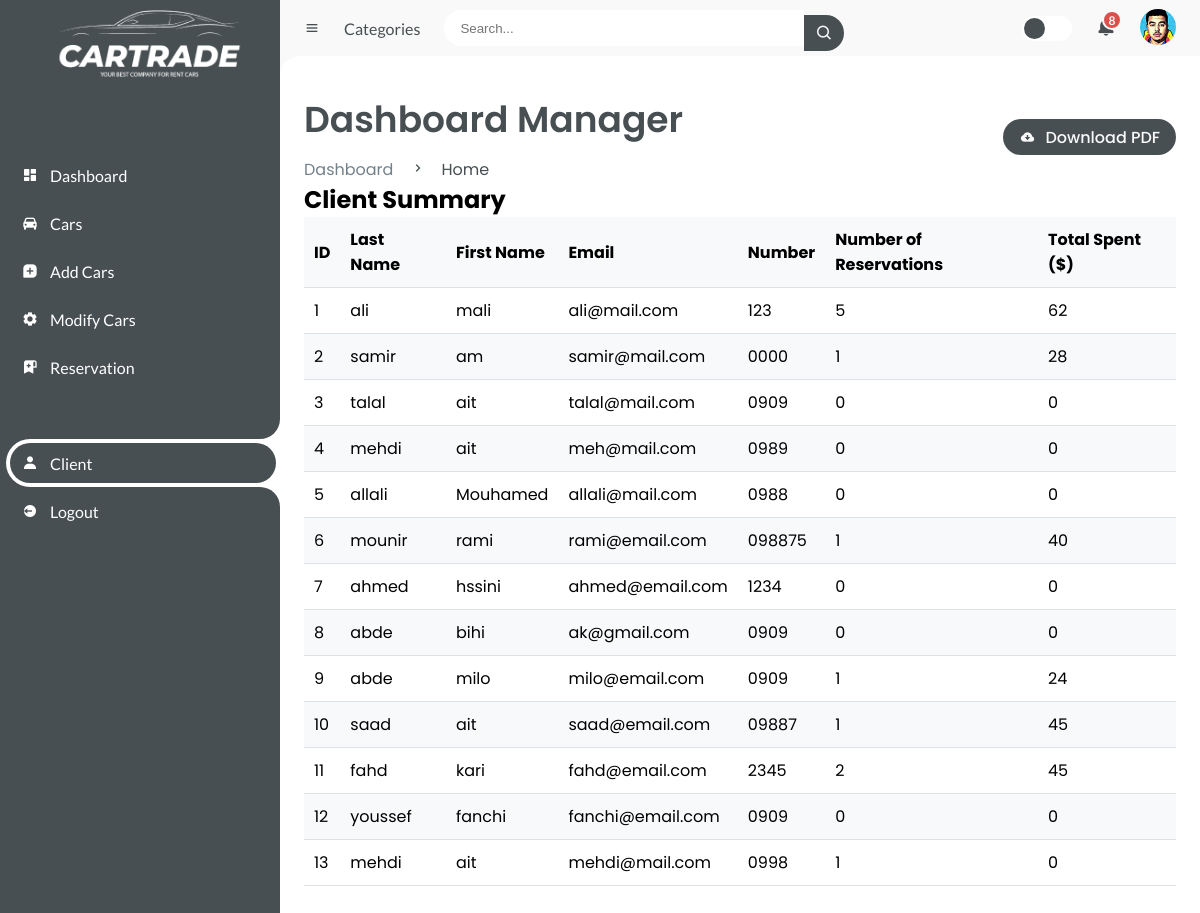
Before: /client_summary with the older database file.
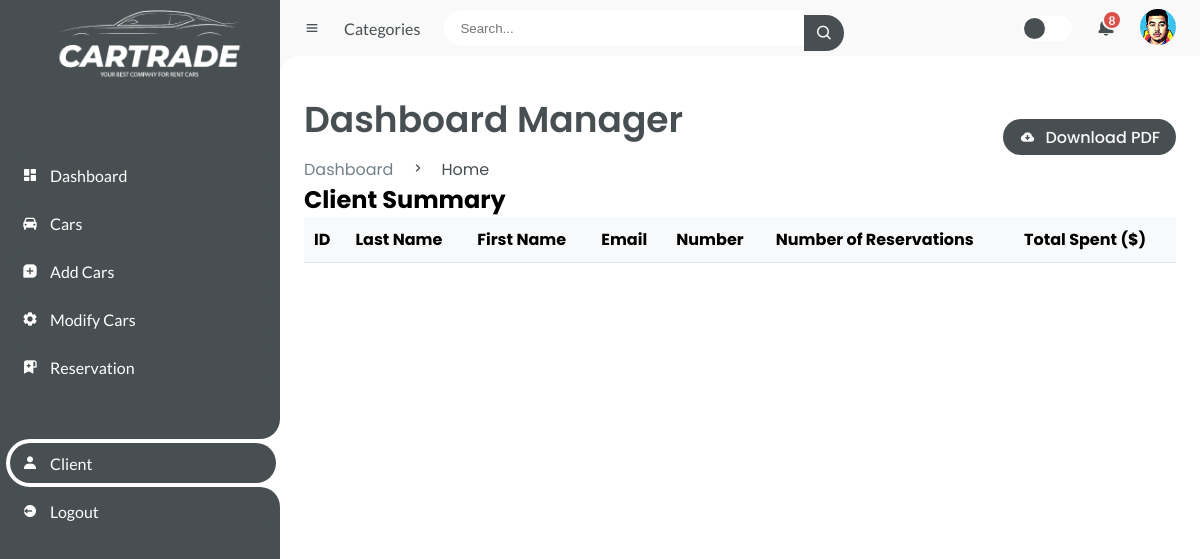
After: the same page with the newer database file.
### tables this page shows
CREATE TABLE client (
                id_client INTEGER PRIMARY KEY AUTOINCREMENT,
                nom TEXT NOT NULL,
                prenom TEXT NOT NULL,
                email TEXT NOT NULL,
                telephone TEXT NOT NULL);

### app.py (the view)
@app.route('/client_summary')
def client_summary():
    conn = sqlite3.connect('loc.db')
    cursor = conn.cursor()
    cursor.execute("SELECT * FROM client")
    clients = cursor.fetchall()
    client_summaries = []
    for client in clients:
        client_id = client[0]
        nom = client[1]
        prenom = client[2]
        email = client[3]
        telephone = client[4]
        cursor.execute("SELECT COUNT(*) FROM reservation WHERE id_client=?", (client_id,))
        num_reservations = cursor.fetchone()[0]
        cursor.execute("""
            SELECT SUM(voiture.prix)
            FROM reservation
            JOIN voiture ON reservation.id_voiture = voiture.id_voiture
            WHERE reservation.id_client=? AND reservation.status != 'Refused'
        """, (client_id,))
        total_spent = cursor.fetchone()[0] or 0  # Handle None (no reservations)
        summary = {
            'id': client_id,
            'nom': nom,
            'prenom': prenom,
            'email': email,
            'telephone': telephone,
            'num_reservations': num_reservations,
            'total_spent': total_spent
        }
        client_summaries.append(summary)
    conn.close()
    return render_template('client_summary.html', client_summaries=client_summaries)

### templates/client_summary.html (shortened to what this page needs)
<!DOCTYPE html>
<html lang="en">
  <head>
    <link
      href="https://unpkg.com/boxicons@2.0.9/css/boxicons.min.css"
      rel="stylesheet"
    />
    <link
      rel="stylesheet"
      type="text/css"
      href="{{ url_for('static', filename='styleman.css') }}"
    />
  </head>
  <body>
    <section id="sidebar">
      <a href="/" class="brand">
        <img src="{{ url_for('static', filename= 'photo/hhhh.png')}}" alt="" />
      </a>
      <ul class="side-menu top">
        <li>
          <a href="/home">
            <i class="bx bxs-dashboard"></i>
            <span class="text">Dashboard</span>
          </a>
        </li>
        <li>
          <a href="/manager_cars">
            <i class="bx bxs-car"></i>
            <span class="text">Cars</span>
          </a>
        </li>
        <li>
          <a href="/manager_dashboard">
            <i class="bx bxs-message-square-add"></i>
            <span class="text">Add Cars</span>
          </a>
        </li>
        <li>
          <a href="#">
            <i class="bx bxs-cog"></i>
            <span class="text">Modify Cars</span>
          </a>
        </li>
        <li>
          <a href="/reservations">
            <i class="bx bxs-bookmark-alt-plus"></i>
            <span class="text">Reservation</span>
          </a>
        </li>
      </ul>
      <ul class="side-menu">
        <li class="active">
          <a href="#">
            <i class="bx bxs-user"></i>
            <span class="text">Client</span>
          </a>
        </li>
        <li>
          <a href="/" class="logout">
            <i class="bx bxs-log-out-circle"></i>
            <span class="text">Logout</span>
          </a>
        </li>
      </ul>
    </section>
    <section id="content">
      <nav>
        <i class="bx bx-menu"></i>
        <a href="#" class="nav-link">Categories</a>
        <form action="#">
          <div class="form-input">
            <input type="search" placeholder="Search..." />
            <button type="submit" class="search-btn">
              <i class="bx bx-search"></i>
            </button>
          </div>
        </form>
        <label for="switch-mode" class="switch-mode"></label>
        <a href="#" class="notification">
          <span class="num">8</span>
        </a>
        <a href="/manager_profile" class="profile">
          <img
            src="{{ url_for('static', filename= 'photo/img/talal.png')}}"
            alt=""
          />
        </a>
      </nav>
      <main>
        <div class="head-title">
          <div class="left">
            <h1>Dashboard Manager</h1>
            <ul class="breadcrumb">
              <li>
                <a href="#">Dashboard</a>
              </li>
              <li><i class="bx bx-chevron-right"></i></li>
              <li>
                <a class="active" href="#">Home</a>
              </li>
            </ul>
          </div>
          <a href="#" class="btn-download">
            <i class="bx bxs-cloud-download"></i>
            <span class="text">Download PDF</span>
          </a>
        </div>
        <h1>Client Summary</h1>
    <table>
        <thead>
            <tr>
                <th>ID</th>
                <th>Last Name</th>
                <th>First Name</th>
                <th>Email</th>
                <th>Number</th>
                <th>Number of Reservations</th>
                <th>Total Spent ($)</th>
            </tr>
        </thead>
        <tbody>
            {% for summary in client_summaries %}
            <tr>
                <td>{{summary['id']}}</td>
                <td>{{ summary['nom'] }}</td>
                <td>{{ summary['prenom'] }}</td>
                <td>{{ summary['email'] }}</td>
                <td>{{ summary['telephone'] }}</td>
                <td>{{ summary['num_reservations'] }}</td>
                <td>{{ summary['total_spent'] }}</td>
            </tr>
            {% endfor %}
        </tbody>
    </table>
      </main>
    </section>
  </body>
</html>

### templates/client_summary.html (style rules this page uses)
table { width: 100%; border-collapse: collapse; }
thead { background-color: #f8f9fa; }
th { padding: 10px; text-align: left; border-bottom: 1px solid #dee2e6; }

Changed rows visible on the page:
removed client: id "1", nom "ali", prenom "mali", email "ali@mail.com", telephone "123", num_reservations "5", total_spent "62"
removed client: id "2", nom "samir", prenom "am", email "samir@mail.com", telephone "0000", num_reservations "1", total_spent "28"
removed client: id "3", nom "talal", prenom "ait", email "talal@mail.com", telephone "0909", num_reservations "0", total_spent "0"
removed client: id "4", nom "mehdi", prenom "ait", email "meh@mail.com", telephone "0989", num_reservations "0", total_spent "0"
removed client: id "5", nom "allali", prenom "Mouhamed", email "allali@mail.com", telephone "0988", num_reservations "0", total_spent "0"
removed client: id "6", nom "mounir", prenom "rami", email "rami@email.com", telephone "098875", num_reservations "1", total_spent "40"
removed client: id "7", nom "ahmed", prenom "hssini", email "ahmed@email.com", telephone "1234", num_reservations "0", total_spent "0"
removed client: id "8", nom "abde", prenom "bihi", email "ak@gmail.com", telephone "0909", num_reservations "0", total_spent "0"
removed client: id "9", nom "abde", prenom "milo", email "milo@email.com", telephone "0909", num_reservations "1", total_spent "24"
removed client: id "10", nom "saad", prenom "ait", email "saad@email.com", telephone "09887", num_reservations "1", total_spent "45"
removed client: id "11", nom "fahd", prenom "kari", email "fahd@email.com", telephone "2345", num_reservations "2", total_spent "45"
removed client: id "12", nom "youssef", prenom "fanchi", email "fanchi@email.com", telephone "0909", num_reservations "0", total_spent "0"
removed client: id "13", nom "mehdi", prenom "ait", email "mehdi@mail.com", telephone "0998", num_reservations "1", total_spent "0"
